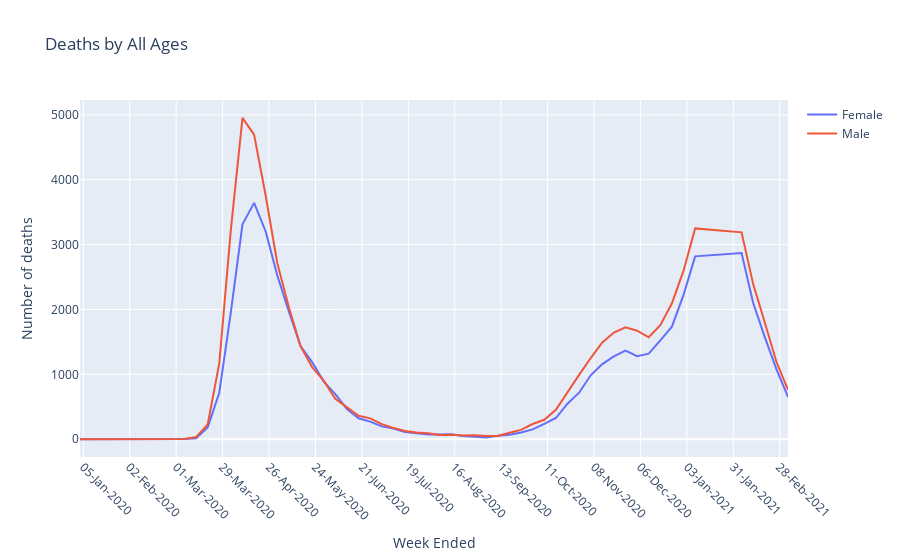

Notebook code for this chart:
### Code cell
fig = init_plot('Deaths by All Ages')
plot_line(fig, df[(df['Sex'] == 'Female') & (df['Age'] == 'All')], 'Female')
plot_line(fig, df[(df['Sex'] == 'Male') & (df['Age'] == 'All')], 'Male')
fig.show()
